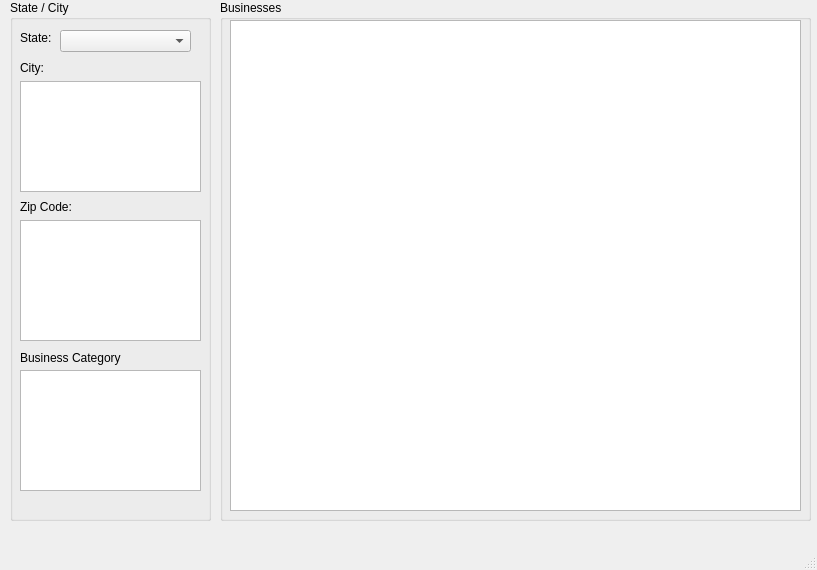
<?xml version="1.0" encoding="UTF-8"?>
<ui version="4.0">
 <class>MainWindow</class>
 <widget class="QMainWindow" name="MainWindow">
  <property name="geometry">
   <rect>
    <x>0</x>
    <y>0</y>
    <width>817</width>
    <height>570</height>
   </rect>
  </property>
  <property name="windowTitle">
   <string>MainWindow</string>
  </property>
  <widget class="QWidget" name="centralwidget">
   <widget class="QGroupBox" name="groupBox">
    <property name="geometry">
     <rect>
      <x>10</x>
      <y>0</y>
      <width>201</width>
      <height>521</height>
     </rect>
    </property>
    <property name="title">
     <string>State / City</string>
    </property>
    <widget class="QComboBox" name="stateMenu">
     <property name="geometry">
      <rect>
       <x>50</x>
       <y>30</y>
       <width>131</width>
       <height>22</height>
      </rect>
     </property>
    </widget>
    <widget class="QLabel" name="label">
     <property name="geometry">
      <rect>
       <x>10</x>
       <y>30</y>
       <width>31</width>
       <height>16</height>
      </rect>
     </property>
     <property name="text">
      <string>State:</string>
     </property>
    </widget>
    <widget class="QListWidget" name="cityList">
     <property name="geometry">
      <rect>
       <x>10</x>
       <y>81</y>
       <width>181</width>
       <height>111</height>
      </rect>
     </property>
    </widget>
    <widget class="QLabel" name="label_2">
     <property name="geometry">
      <rect>
       <x>10</x>
       <y>60</y>
       <width>31</width>
       <height>16</height>
      </rect>
     </property>
     <property name="text">
      <string>City:</string>
     </property>
    </widget>
    <widget class="QLabel" name="label_3">
     <property name="geometry">
      <rect>
       <x>10</x>
       <y>199</y>
       <width>51</width>
       <height>16</height>
      </rect>
     </property>
     <property name="text">
      <string>Zip Code:</string>
     </property>
    </widget>
    <widget class="QListWidget" name="zipCodeList">
     <property name="geometry">
      <rect>
       <x>10</x>
       <y>220</y>
       <width>181</width>
       <height>121</height>
      </rect>
     </property>
    </widget>
    <widget class="QListWidget" name="bCategoryList">
     <property name="geometry">
      <rect>
       <x>10</x>
       <y>370</y>
       <width>181</width>
       <height>121</height>
      </rect>
     </property>
    </widget>
    <widget class="QLabel" name="label_4">
     <property name="geometry">
      <rect>
       <x>10</x>
       <y>350</y>
       <width>101</width>
       <height>16</height>
      </rect>
     </property>
     <property name="text">
      <string>Business Category:</string>
     </property>
    </widget>
   </widget>
   <widget class="QGroupBox" name="groupBox_2">
    <property name="geometry">
     <rect>
      <x>220</x>
      <y>0</y>
      <width>591</width>
      <height>521</height>
     </rect>
    </property>
    <property name="title">
     <string>Businesses</string>
    </property>
    <widget class="QTableWidget" name="businesses">
     <property name="geometry">
      <rect>
       <x>10</x>
       <y>20</y>
       <width>571</width>
       <height>491</height>
      </rect>
     </property>
     <attribute name="horizontalHeaderMinimumSectionSize">
      <number>100</number>
     </attribute>
     <attribute name="horizontalHeaderDefaultSectionSize">
      <number>300</number>
     </attribute>
    </widget>
   </widget>
  </widget>
  <widget class="QMenuBar" name="menubar">
   <property name="geometry">
    <rect>
     <x>0</x>
     <y>0</y>
     <width>817</width>
     <height>26</height>
    </rect>
   </property>
  </widget>
  <widget class="QStatusBar" name="statusbar"/>
 </widget>
 <resources/>
 <connections/>
</ui>
